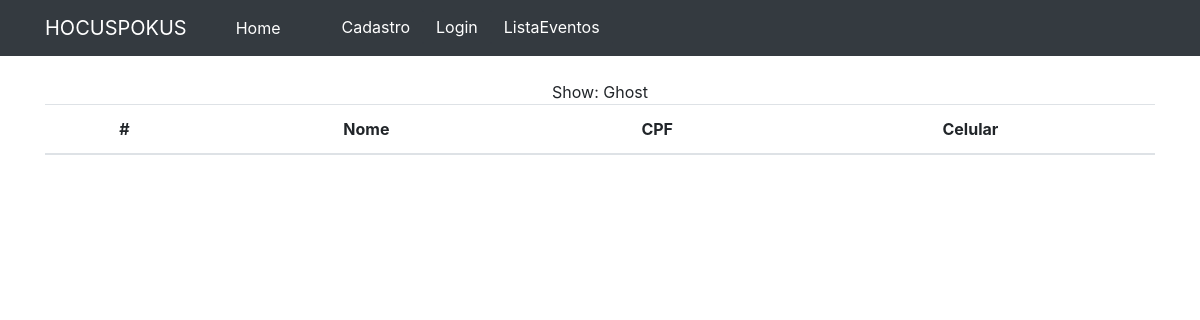
Page /lista/1 on the earlier database version.
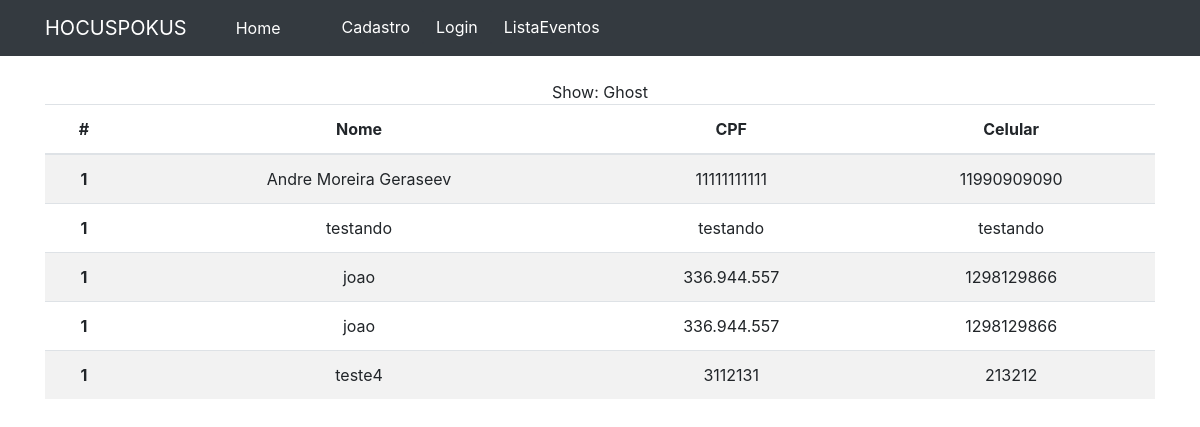
Same page on the later database version.
### show/models.py (models this page shows, shortened)
class Show(models.Model):
    titulo_show = models.CharField(max_length=100)
    descricao_show = models.CharField(max_length=300)
    horario_do_show = models.CharField(max_length=100, null=True)
    data_do_show = models.DateField(null=True)
    lista_reserva = models.ManyToManyField(Usuario)
    lista_reserva_sr = models.ManyToManyField(NomeLista)

class NomeLista(models.Model):
    nome = models.CharField(max_length=100)
    cpf = models.CharField(max_length=300)
    celular = models.CharField(max_length=300)
    def __str__(self):
        return self.nome

### show/views.py (the view)
# urls.py: path('lista', lista, name='lista'),
def lista(request, id):
    banner = Banner.objects.filter(publicada=True)
    show = Show.objects.filter(id=id)
    dados = {'banners': banner,
             'show': show
    }
    return render(request, 'lista.html', dados)

### templates/lista.html (shortened to what this page needs)
{% extends 'base.html' %}
{% load static %}
{% block content %}
<body>
<div class="container mt-4">
    <div class="row">
        <div class="col-md-12 text-center">
            {% for nome_na_lista in show %}
            Show: {{ nome_na_lista.titulo_show }}<br/>
            <table class="table table-striped">
  <thead>
    <tr>
      <th scope="col">#</th>
      <th scope="col">Nome</th>
      <th scope="col">CPF</th>
      <th scope="col">Celular</th>
    </tr>
  </thead>
  <tbody>
  {% for area in nome_na_lista.lista_reserva_sr.all %}
    <tr>
      <th scope="row">1</th>
      <td>{{ area }}</td>
      <td>{{ area.cpf }}</td>
      <td>{{ area.celular }}</td>
    </tr>
  {% endfor %}
  </tbody>
</table>
{% endfor %}
        </div>
    </div>
</div>
{% endblock %}

### templates/base.html (shortened to what this page needs)
<!DOCTYPE html>
{% load static %}
<html lang="en">
<head>
    <link rel="stylesheet" href="https://cdn.jsdelivr.net/npm/bootstrap@4.6.2/dist/css/bootstrap.min.css">
</head>
<body>
<nav class="navbar navbar-expand-lg navbar-dark bg-dark">
  <div class="container">
  <a class="navbar-brand" href="#">HOCUSPOKUS</a>
  <div class="collapse navbar-collapse row" id="navbarSupportedContent">
    <ul class="navbar-nav mr-auto ">
      <li class="nav-item active ">
        <a class="nav-link align-items-center px-md-5" href="http://127.0.0.1:8000/">Home <span class="sr-only">(current)</span></a>
      </li>
        {% if user.is_authenticated %}
        <div class="container align-items-center">
        <li class="align-items-center px-3 right"> Ola {{ user.username }}! Celular {{ request.user.usuario.celular }}</li>
        <li><a class="btn align-items-center btn-dark " href="{% url 'logout' %}">Logout</a></li>
        </div>
      <li class="nav-item right">
       {% else %}
      <li><a class="btn btn-dark" href="{% url 'cadastro' %}">Cadastro</a></li>
      <li><a class="btn btn-dark" href="{% url 'login' %}">Login</a></li>
      {% endif %}
      <li><a class="btn btn-dark" href="{% url 'listaevento' %}">ListaEventos</a></li>
    </ul>
  </div>
  </div>
</nav>
{% block content %} {% endblock %}
</body>
</html>

Differences in the rows shown:
added NomeLista: nome "Andre Moreira Geraseev", cpf "11111111111", celular "11990909090"
added NomeLista: nome "testando", cpf "testando", celular "testando"
added NomeLista: nome "joao", cpf "336.944.557", celular "1298129866"
added NomeLista: nome "joao", cpf "336.944.557", celular "1298129866"
added NomeLista: nome "teste4", cpf "3112131", celular "213212"
